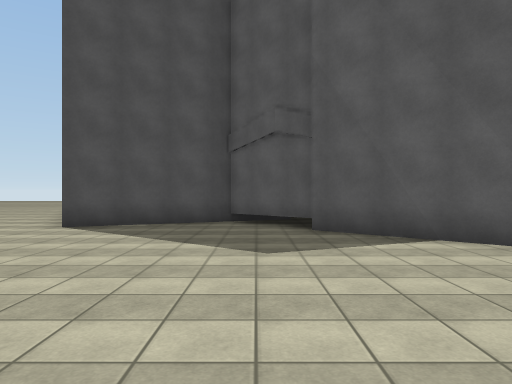
view 1 (above)

16 first-person views from a walk through a scene from a Unity 3-D project. The camera is 1.4 m above the floor, looks level and sees 70° across. The floor is counted in squares, 2 m on a side. Each view is taken from the middle of a square. On the plan, view 1 faces up. The plan holds only what a view shows up to about 11 squares ahead; the rest is blank. The place goes on beyond the plan. The player character is not drawn. Surface patterns are stand-ins for the level's own textures.

view 2
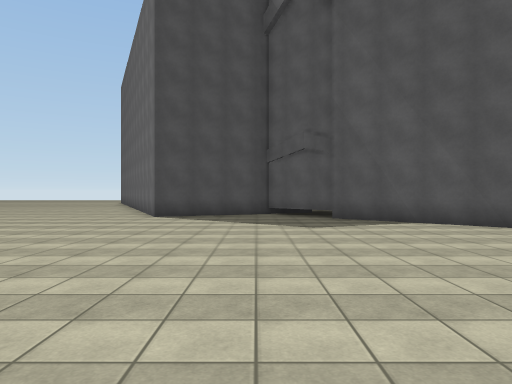

view 3
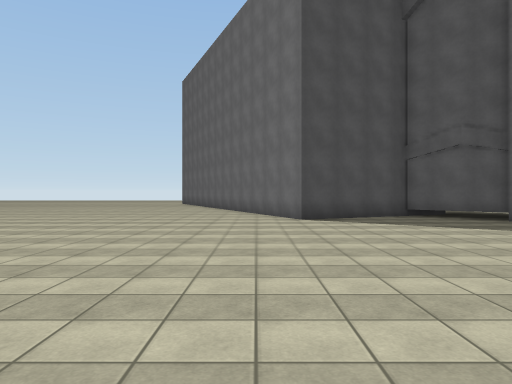

view 4
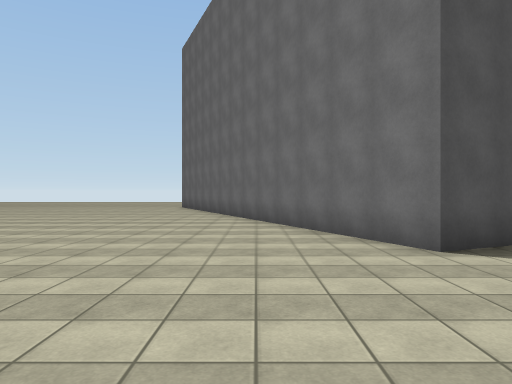

view 5
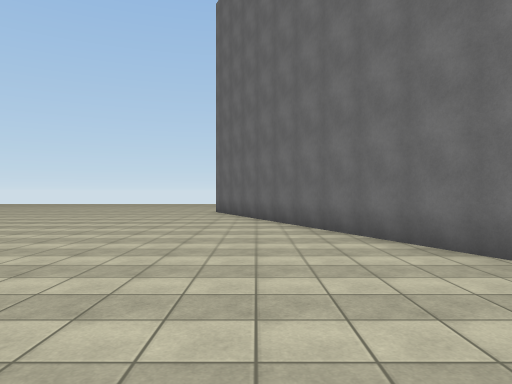

view 6
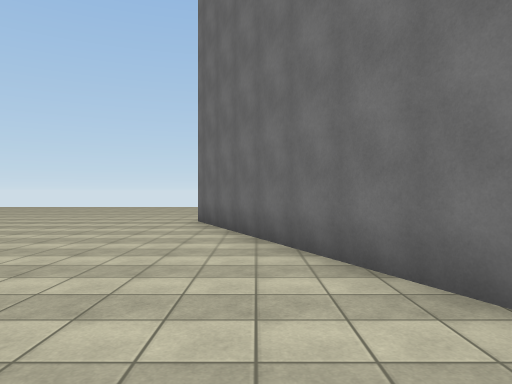

view 7
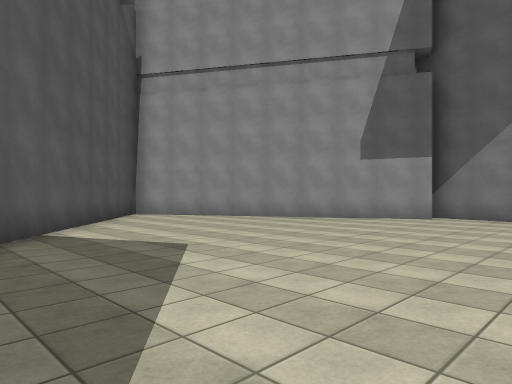

view 8
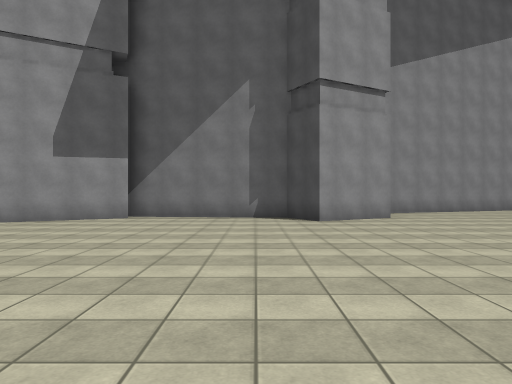

view 9
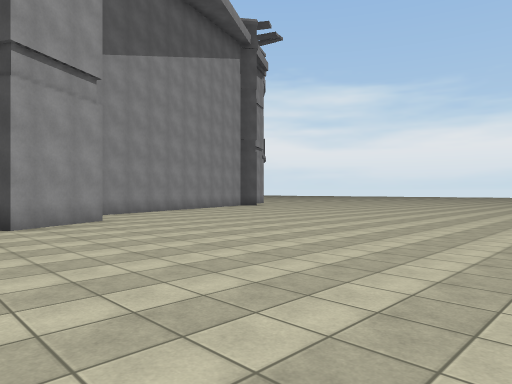

view 10
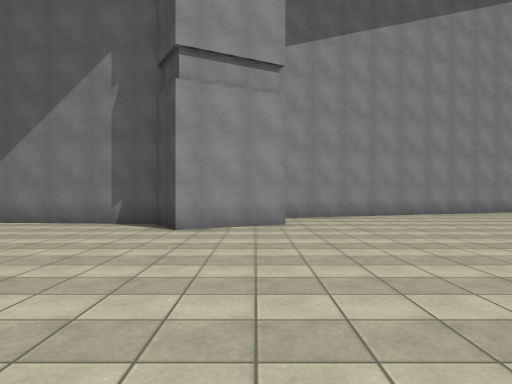

view 11
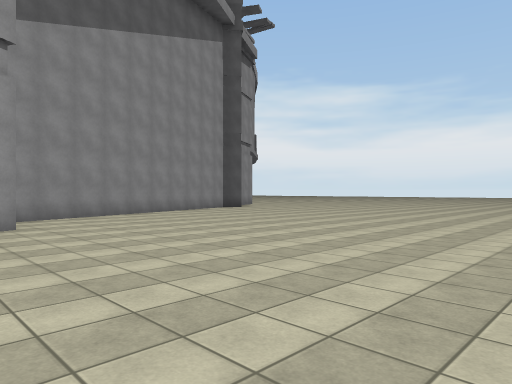

view 12
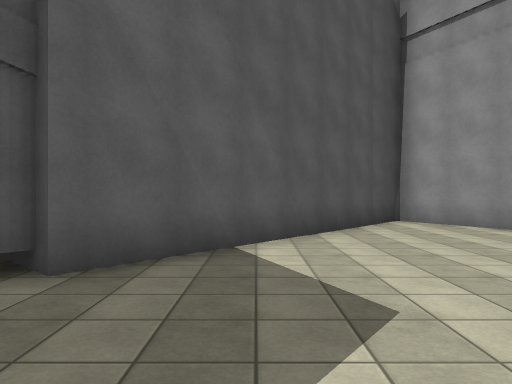

view 13
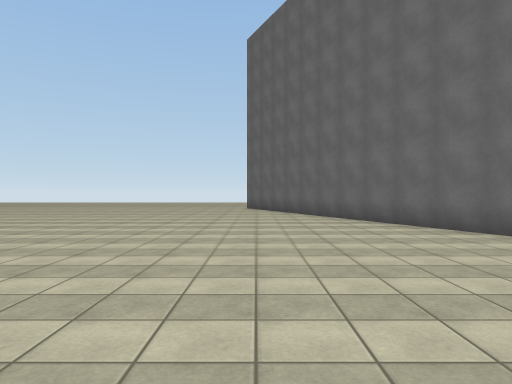

view 14
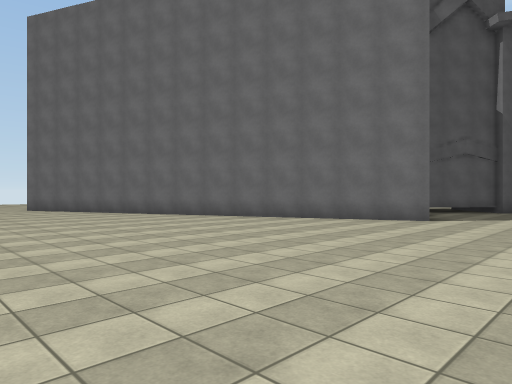

view 15
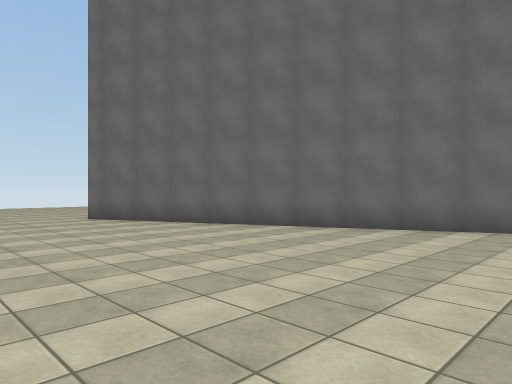

view 16
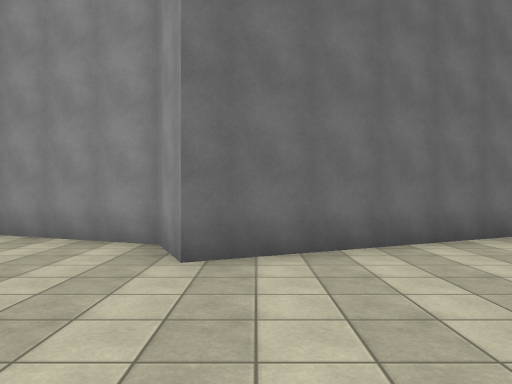

### Floor plan
Points are (right, up) in squares from view 1. A wall is a line through its corners. A room is listed if a view was taken in it or the views show most of it. See-through windows are left out.
Room 1 (views 1, 2, 3, 4, 5, 6, 7, 8, 9, 10, 11, 12, 13, 14, 15, 16)
walls: (0.6, 9.2) (-3.8, 7.3) (-9.4, 19.7) (-8.1, 20.3) (-7.7, 21.6); (1.3, 6.9) (-0.6, 8.7); (-7.7, -2.9) (-5.5, -1.7) (-4.8, -3) (-0.4, -3.4); (-0.7, -2.8) (6.9, 1.5) (6.2, 2.4); (-11.2, -6) (-7.7, -4.8); (5.9, 2.4) (1, 6.7) (1.4, 7.1)

Where each view was taken, in squares from view 1:
view 1: 0 up, 0 right, facing up
view 2: 3 down, 1 left, facing up
view 3: 2 down, 5 left, facing up
view 4: 3 up, 6 left, facing up
view 5: 7 up, 8 left, facing up
view 6: 11 up, 8 left, facing up
view 7: 7 up, 4 left, facing down-right
view 8: 7 up, 4 left, facing down
view 9: 6 up, 4 left, facing down-left
view 10: 5 up, 7 left, facing down
view 11: 5 up, 6 left, facing down-left
view 12: 5 up, 2 left, facing right
view 13: 4 up, 9 left, facing up
view 14: 4 up, 13 left, facing up-right
view 15: 10 up, 13 left, facing up-right
view 16: 19 up, 13 left, facing right
